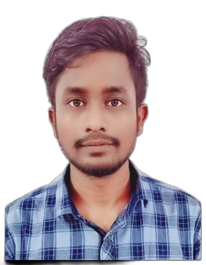
#> input picture resizeImage.png, 206 x 265 px
$ python flipingImage.py
#> lines starting #> are read from the running program, lines starting #| are printed output that depends on the picture
from PIL import Image
import easygui
inputPath = easygui.fileopenbox(title="Select input image file")
#> the answer given: resizeImage.png
outputPathLeft = easygui.filesavebox(title="Select saved path")
outputPathBottom = easygui.filesavebox(title="Select saved path")
inputImage = Image.open(inputPath)
#> inputImage is the input picture: PIL image 206x265 RGBA; mean R, G, B, A 73.6, 63.8, 71.5, 137.2
inputImage.transpose(Image.FLIP_LEFT_RIGHT).save(outputPathLeft)
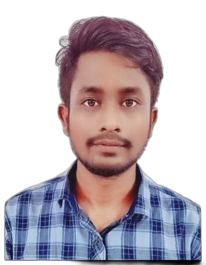
#> saved as out.png: PIL image 206x265 RGBA; mean R, G, B, A 73.6, 63.8, 71.5, 137.2; transparent parts drawn white
inputImage.transpose(Image.FLIP_TOP_BOTTOM).save(outputPathBottom)
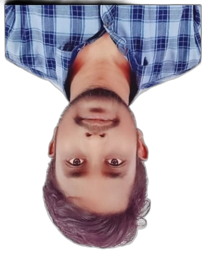
#> saved as out.png: PIL image 206x265 RGBA; mean R, G, B, A 73.6, 63.8, 71.5, 137.2; transparent parts drawn white
